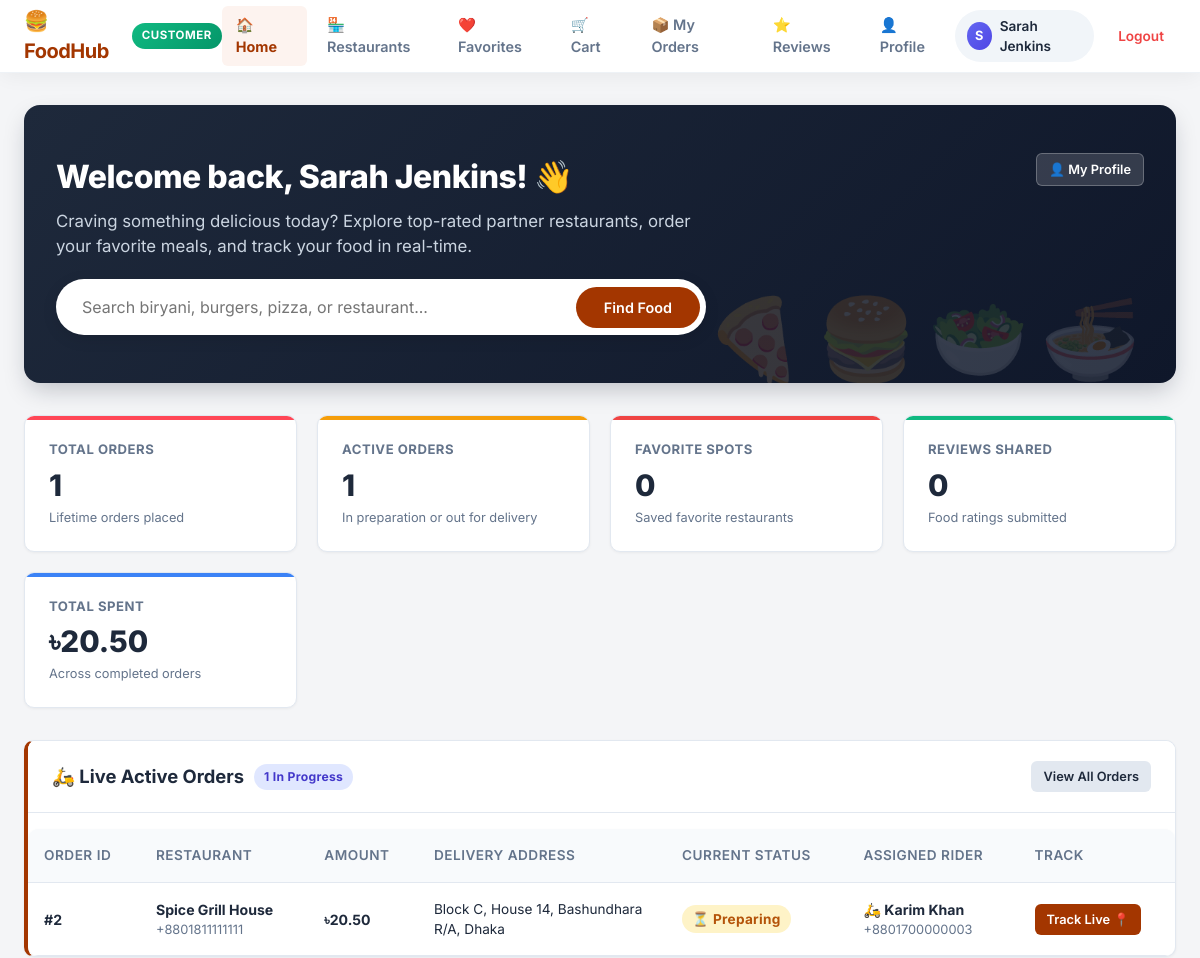
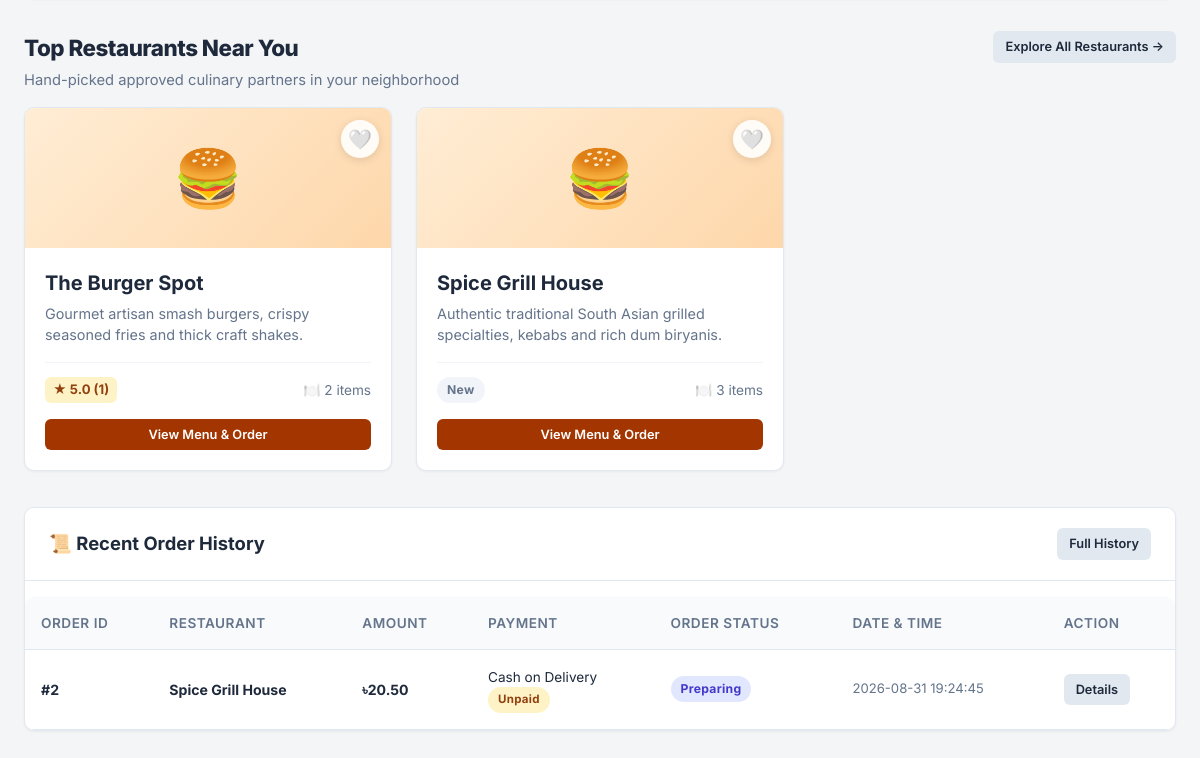
The page /customer/dashboard.php (signed in) on the database as committed earlier (2 pictures, top to bottom).
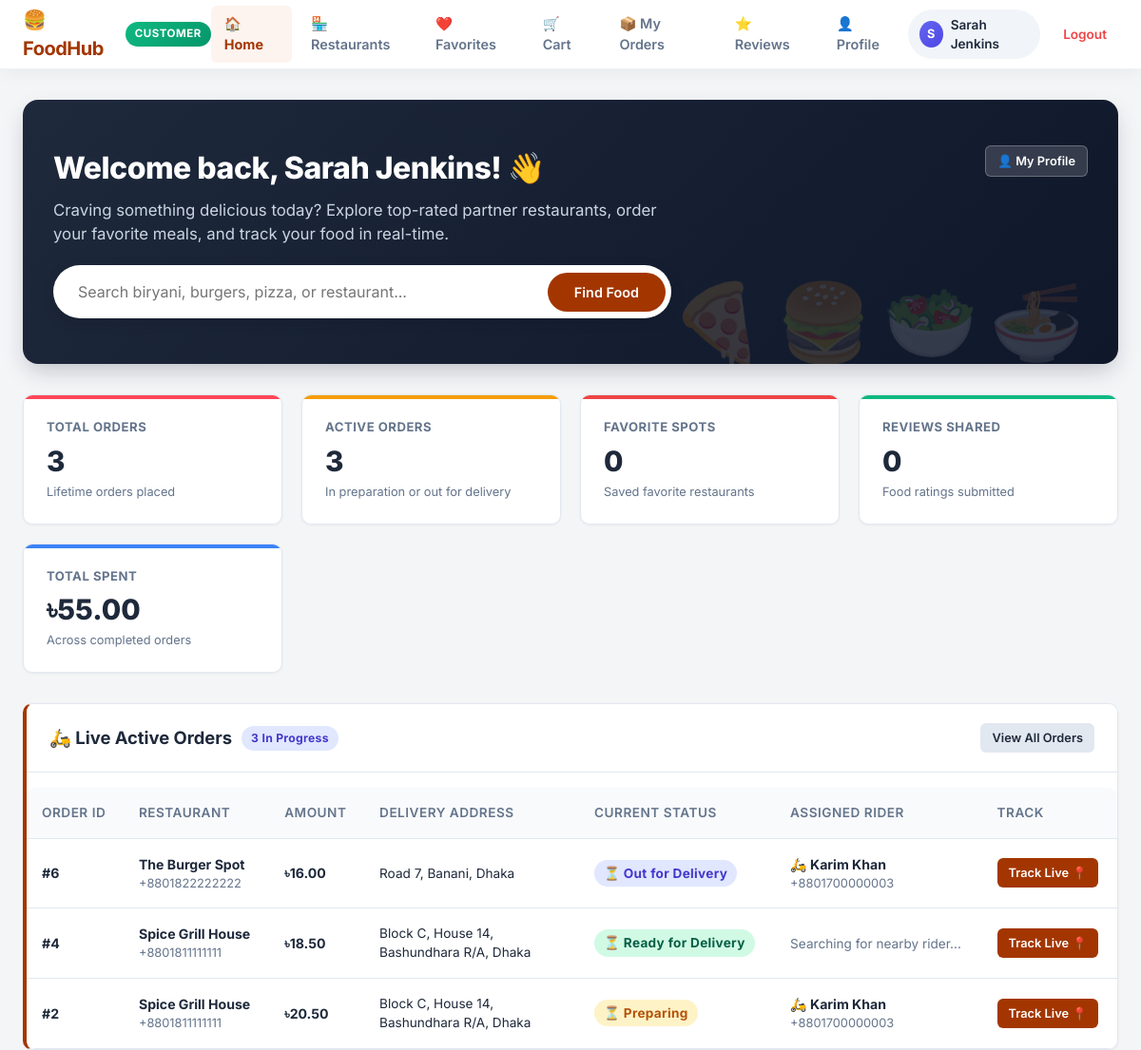
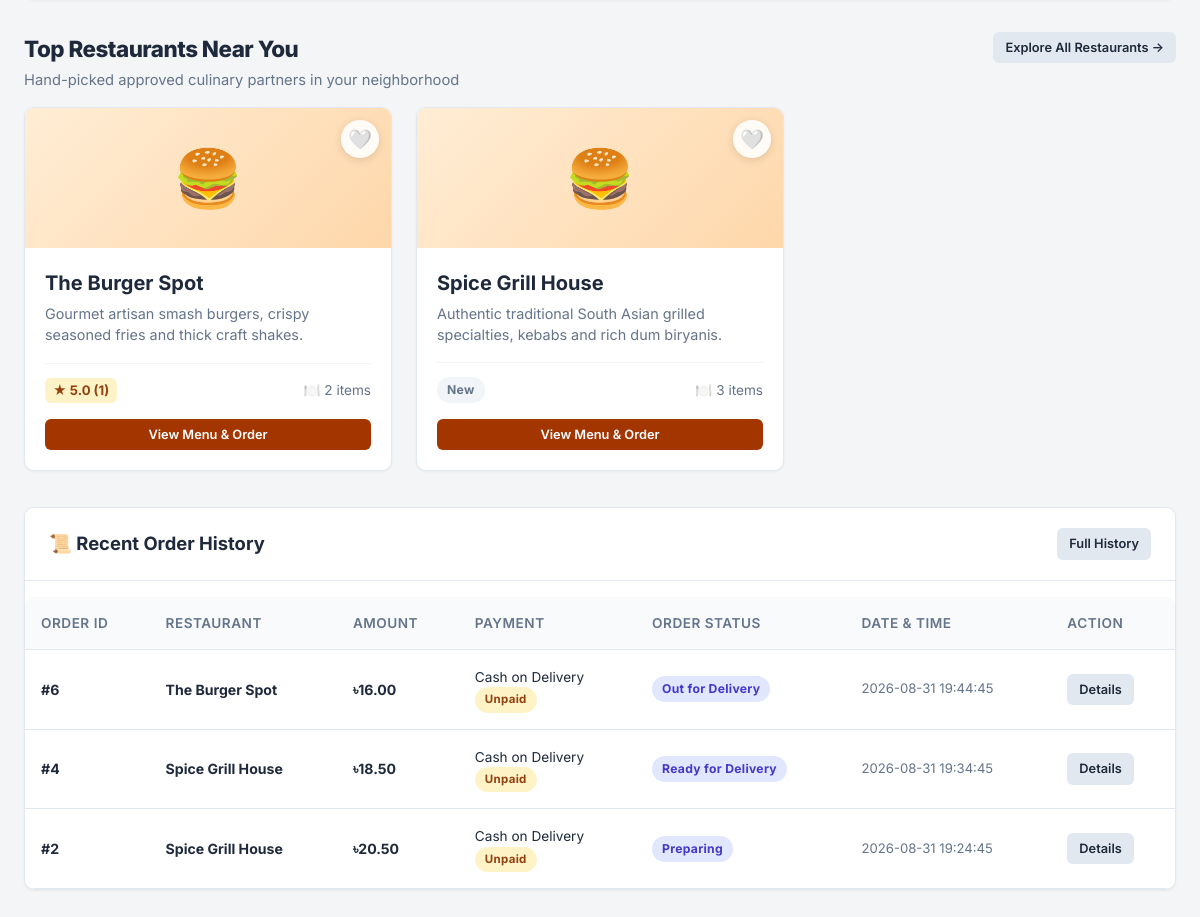
The same page on the database as committed later (2 pictures, top to bottom).
### tables this page shows
CREATE TABLE orders (
    order_id INT AUTO_INCREMENT PRIMARY KEY,
    customer_id INT NOT NULL,
    restaurant_id INT NOT NULL,
    total_amount DECIMAL(10, 2) NOT NULL,
    order_status ENUM('Pending', 'Preparing', 'Ready for Delivery', 'Out for Delivery', 'Delivered', 'Cancelled') DEFAULT 'Pending',
    delivery_address TEXT NOT NULL,
    payment_method VARCHAR(50) DEFAULT 'Cash on Delivery',
    payment_status ENUM('Unpaid', 'Paid') DEFAULT 'Unpaid',
    created_at TIMESTAMP DEFAULT CURRENT_TIMESTAMP,
    updated_at TIMESTAMP DEFAULT CURRENT_TIMESTAMP ON UPDATE CURRENT_TIMESTAMP,
    FOREIGN KEY (customer_id) REFERENCES users(user_id) ON DELETE CASCADE,
    FOREIGN KEY (restaurant_id) REFERENCES restaurants(restaurant_id) ON DELETE CASCADE
);

CREATE TABLE restaurants (
    restaurant_id INT AUTO_INCREMENT PRIMARY KEY,
    user_id INT NOT NULL,
    name VARCHAR(150) NOT NULL,
    description TEXT,
    address VARCHAR(255) NOT NULL,
    phone VARCHAR(20),
    cuisine_type VARCHAR(100) DEFAULT 'Traditional',
    status ENUM('Pending', 'Approved', 'Rejected', 'Suspended') DEFAULT 'Pending',
    rejection_reason VARCHAR(255) NULL,
    is_open TINYINT(1) DEFAULT 1,
    created_at TIMESTAMP DEFAULT CURRENT_TIMESTAMP,
    updated_at TIMESTAMP DEFAULT CURRENT_TIMESTAMP ON UPDATE CURRENT_TIMESTAMP,
    FOREIGN KEY (user_id) REFERENCES users(user_id) ON DELETE CASCADE
);

### views/customer/dashboard.php (the view, shortened to what the changed rows need)
<?php
if (!isset($customer_stats)) {
    require_once __DIR__ . '/../../controllers/customer/dashboard_controller.php';
}
require_once __DIR__ . '/../partials/header.php';
$is_in_customer_dir = (strpos($_SERVER['PHP_SELF'], '/customer/') !== false);
$cust_prefix = $is_in_customer_dir ? '' : 'customer/';
$dash_redirect = $is_in_customer_dir ? '../dashboard.php' : '../../dashboard.php';
$display_name = $customer_name ?? $user_name ?? 'Foodie';
?>
<div class="main-wrapper">
    <div class="customer-hero">
        <div style="display: flex; justify-content: space-between; align-items: flex-start; flex-wrap: wrap; gap: 16px;">
            <div>
                <h1 style="font-size: 2rem; font-weight: 800; margin-bottom: 8px;">Welcome back, <?php echo htmlspecialchars($display_name); ?>! 👋</h1>
            </div>
        </div>
    </div>
    <div class="stats-grid">
        <div class="stat-card" style="--card-accent: #ff4757;">
            <div class="stat-title">Total Orders</div>
            <div class="stat-value"><?php echo number_format($customer_stats['total_orders'] ?? $total_orders ?? 0); ?></div>
            <div class="stat-desc">Lifetime orders placed</div>
        </div>
        <div class="stat-card" style="--card-accent: #f59e0b;">
            <div class="stat-title">Active Orders</div>
            <div class="stat-value"><?php echo count($active_orders ?? []); ?></div>
            <div class="stat-desc">In preparation or out for delivery</div>
        </div>
        <div class="stat-card" style="--card-accent: #3b82f6;">
            <div class="stat-title">Total Spent</div>
            <div class="stat-value">৳<?php echo number_format((float)($customer_stats['total_spent'] ?? 0.0), 2); ?></div>
            <div class="stat-desc">Across completed orders</div>
        </div>
    </div>
    <?php if (!empty($active_orders)): ?>
    <div class="card" style="border-left: 4px solid var(--primary); margin-bottom: 32px;">
        <div class="card-header" style="display: flex; justify-content: space-between; align-items: center;">
            <div style="display: flex; align-items: center; gap: 10px;">
                <h2 class="card-title" style="margin: 0;">🛵 Live Active Orders</h2>
                <span class="badge badge-rider"><?php echo count($active_orders); ?> In Progress</span>
            </div>
            <a href="<?php echo $cust_prefix; ?>order_history.php" class="btn btn-secondary btn-sm">View All Orders</a>
        </div>
        <div class="table-responsive">
            <table class="data-table">
                <thead>
                    <tr>
                        <th>Order ID</th>
                        <th>Restaurant</th>
                        <th>Amount</th>
                        <th>Delivery Address</th>
                        <th>Current Status</th>
                        <th>Assigned Rider</th>
                        <th>Track</th>
                    </tr>
                </thead>
                <tbody>
                    <?php foreach ($active_orders as $act): ?>
                    <tr>
                        <td><strong>#<?php echo $act['order_id']; ?></strong></td>
                        <td>
                            <strong><?php echo htmlspecialchars($act['restaurant_name']); ?></strong>
                            <?php if (!empty($act['restaurant_phone'])): ?>
                                <div style="font-size: 0.8rem; color: var(--text-muted);"><?php echo htmlspecialchars($act['restaurant_phone']); ?></div>
                            <?php endif; ?>
                        </td>
                        <td><strong>৳<?php echo number_format((float)$act['total_amount'], 2); ?></strong></td>
                        <td style="max-width: 220px; font-size: 0.85rem;"><?php echo htmlspecialchars($act['delivery_address']); ?></td>
                        <td>
                            <?php
                            $st = $act['order_status'];
                            $badge = 'badge-pending';
                            if ($st === 'Out for Delivery') $badge = 'badge-rider';
                            elseif ($st === 'Preparing') $badge = 'badge-manager';
                            elseif ($st === 'Ready for Delivery') $badge = 'badge-active';
                            ?>
                            <span class="badge <?php echo $badge; ?>" style="font-size: 0.85rem;">⏳ <?php echo htmlspecialchars($st); ?></span>
                        </td>
                        <td>
                            <?php if (!empty($act['rider_name']) && $act['rider_name'] !== 'Unassigned'): ?>
                                <strong>🛵 <?php echo htmlspecialchars($act['rider_name']); ?></strong>
                                <?php if (!empty($act['rider_phone'])): ?>
                                    <div style="font-size: 0.8rem; color: var(--text-muted);"><?php echo htmlspecialchars($act['rider_phone']); ?></div>
                                <?php endif; ?>
                            <?php else: ?>
                                <span style="color: var(--text-muted); font-size: 0.85rem;">Searching for nearby rider...</span>
                            <?php endif; ?>
                        </td>
                        <td>
                            <a href="<?php echo $cust_prefix; ?>order_track.php?order_id=<?php echo $act['order_id']; ?>" class="btn btn-primary btn-sm">
                                Track Live 📍
                            </a>
                        </td>
                    </tr>
                    <?php endforeach; ?>
                </tbody>
            </table>
        </div>
    </div>
    <?php endif; ?>
    <div class="page-header" style="margin-top: 16px; margin-bottom: 16px;">
        <div>
            <h2 class="page-title" style="font-size: 1.4rem;">Top Restaurants Near You</h2>
        </div>
    </div>
    <div class="catalog-grid">
        <?php if (!empty($featured_restaurants)): ?>
            <?php foreach ($featured_restaurants as $rest): ?>
                <div class="restaurant-card">
                    <div class="restaurant-cover">
                        🍔
                        <?php if (!empty($rest['is_favorite'])): ?>
                            <form action="<?php echo $cust_prefix; ?>actions/remove_favorite.php" method="POST">
                                <input type="hidden" name="restaurant_id" value="<?php echo $rest['restaurant_id']; ?>">
                                <input type="hidden" name="redirect_url" value="<?php echo $dash_redirect; ?>">
                                <button type="submit" class="fav-action-btn" title="Remove from favorites">❤️</button>
                            </form>
                        <?php else: ?>
                            <form action="<?php echo $cust_prefix; ?>actions/add_favorite.php" method="POST">
                                <button type="submit" class="fav-action-btn" title="Add to favorites">🤍</button>
                            </form>
                        <?php endif; ?>
                    </div>
                    <div class="restaurant-body">
                        <h3 class="restaurant-title"><?php echo htmlspecialchars($rest['restaurant_name']); ?></h3>
                        <p class="restaurant-desc"><?php echo htmlspecialchars($rest['description'] ?? 'Authentic flavors and freshly prepared dishes.'); ?></p>
                        <div class="restaurant-meta">
                            <div>
                                <?php if (!empty($rest['total_reviews']) && $rest['total_reviews'] > 0): ?>
                                    <span class="rating-badge">★ <?php echo number_format((float)$rest['avg_rating'], 1); ?> (<?php echo $rest['total_reviews']; ?>)</span>
                                <?php else: ?>
                                    <span class="badge" style="background:#f1f5f9; color:#64748b;">New</span>
                                <?php endif; ?>
                            </div>
                            <div>🍽️ <?php echo $rest['total_items'] ?? $rest['available_items'] ?? 0; ?> items</div>
                        </div>
                        <div style="margin-top: 16px;">
                            <a href="<?php echo $cust_prefix; ?>view_menu.php?restaurant_id=<?php echo $rest['restaurant_id']; ?>" class="btn btn-primary btn-sm" style="width: 100%; text-align: center;">
                                View Menu & Order
                            </a>
                        </div>
                    </div>
                </div>
            <?php endforeach; ?>
        <?php endif; ?>
    </div>
    <div class="card" style="margin-top: 32px;">
        <div class="card-header" style="display: flex; justify-content: space-between; align-items: center;">
            <h2 class="card-title" style="margin: 0;">📜 Recent Order History</h2>
        </div>
        <div class="table-responsive">
            <table class="data-table">
                <thead>
                    <tr>
                        <th>Order ID</th>
                        <th>Restaurant</th>
                        <th>Amount</th>
                        <th>Payment</th>
                        <th>Order Status</th>
                        <th>Date & Time</th>
                        <th>Action</th>
                    </tr>
                </thead>
                <tbody>
                    <?php if (!empty($my_orders)): ?>
                        <?php foreach (array_slice($my_orders, 0, 5) as $ord): ?>
                        <tr>
                            <td><strong>#<?php echo $ord['order_id']; ?></strong></td>
                            <td><strong><?php echo htmlspecialchars($ord['restaurant_name']); ?></strong></td>
                            <td><strong>৳<?php echo number_format((float)$ord['total_amount'], 2); ?></strong></td>
                            <td>
                                <span style="font-size: 0.85rem;"><?php echo htmlspecialchars($ord['payment_method']); ?></span><br>
                                <span class="badge <?php echo ($ord['payment_status'] === 'Paid') ? 'badge-delivered' : 'badge-pending'; ?>" style="font-size: 0.72rem;">
                                    <?php echo htmlspecialchars($ord['payment_status']); ?>
                                </span>
                            </td>
                            <td>
                                <?php
                                $st = $ord['order_status'];
                                $badgeClass = 'badge-pending';
                                if ($st === 'Delivered') $badgeClass = 'badge-delivered';
                                elseif ($st === 'Cancelled') $badgeClass = 'badge-cancelled';
                                elseif ($st === 'Preparing' || $st === 'Out for Delivery' || $st === 'Ready for Delivery') $badgeClass = 'badge-rider';
                                ?>
                                <span class="badge <?php echo $badgeClass; ?>"><?php echo htmlspecialchars($st); ?></span>
                            </td>
                            <td style="font-size: 0.82rem; color: var(--text-muted);"><?php echo htmlspecialchars($ord['created_at']); ?></td>
                            <td>
                                <a href="<?php echo $cust_prefix; ?>order_track.php?order_id=<?php echo $ord['order_id']; ?>" class="btn btn-secondary btn-sm">
                                    Details
                                </a>
                            </td>
                        </tr>
                        <?php endforeach; ?>
                    <?php endif; ?>
                </tbody>
            </table>
        </div>
    </div>
</div>
<?php require_once __DIR__ . '/../partials/footer.php'; ?>

Rows that differ between the two databases and show on the page:
added orders: order_id "6", restaurant.name "The Burger Spot", restaurant.phone "+8801822222222", total_amount "16.00", delivery_address "Road 7, Banani, Dhaka", order_status "Out for Delivery", rider_name "Karim Khan", rider_phone "+8801700000003", payment_method "Cash on Delivery", payment_status "Unpaid", created_at "2026-08-31 19:44:45"
added orders: order_id "4", restaurant.name "Spice Grill House", restaurant.phone "+8801811111111", total_amount "18.50", delivery_address "Block C, House 14, Bashundhara R/A, Dhaka", order_status "Ready for Delivery", shows "Searching for nearby rider...", payment_method "Cash on Delivery", payment_status "Unpaid", created_at "2026-08-31 19:34:45"
shown differently, row unchanged: orders "Preparing": order_status "1" → (not shown)
Other text that changed with them:
$customer_stats['total_orders']: "1" → "3"
count($active_orders ?? []): (not shown) → "3"
$customer_stats['total_spent']: "20.50" → "55.00"
count($active_orders): (not shown) → "3"
